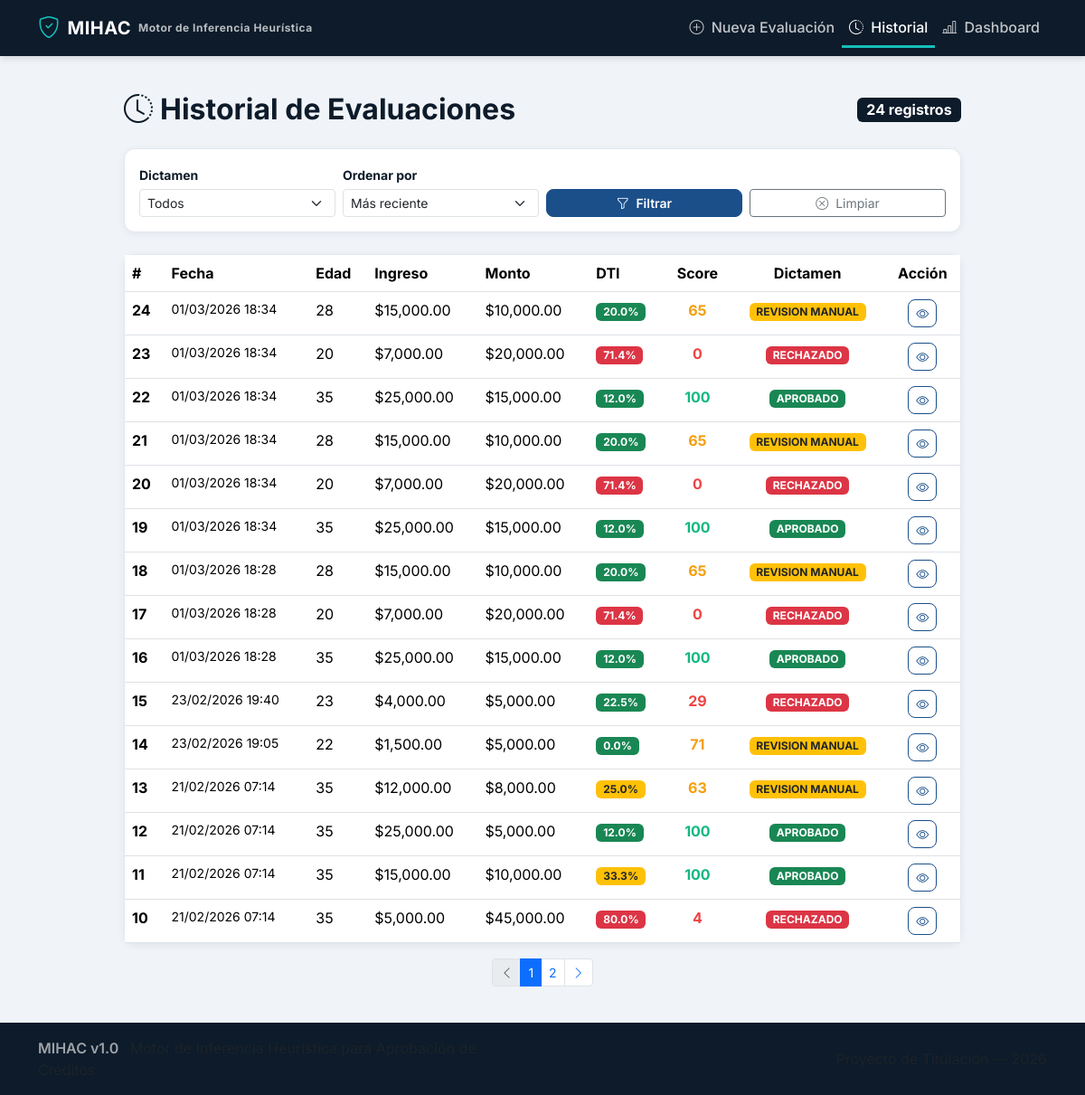
The page /historial on the database its author committed.
### app/models.py (models this page shows, shortened)
class Evaluacion(db.Model):
    __tablename__ = "evaluaciones"
    id = db.Column(db.Integer, primary_key=True)
    timestamp = db.Column(
        db.DateTime, default=datetime.utcnow, nullable=False
    )
    edad = db.Column(db.Integer, nullable=False)
    ingreso_mensual = db.Column(db.Float, nullable=False)
    total_deuda_actual = db.Column(db.Float, nullable=False)
    historial_crediticio = db.Column(
        db.Integer, nullable=False
    )  # 0=Malo, 1=Neutro, 2=Bueno
    antiguedad_laboral = db.Column(db.Integer, nullable=False)
    numero_dependientes = db.Column(db.Integer, nullable=False)
    tipo_vivienda = db.Column(db.String(20), nullable=False)
    proposito_credito = db.Column(db.String(20), nullable=False)
    monto_credito = db.Column(db.Float, nullable=False)
    score_final = db.Column(db.Integer, nullable=False)
    dti_ratio = db.Column(db.Float, nullable=False)
    dti_clasificacion = db.Column(db.String(20), nullable=False)
    dictamen = db.Column(
        db.String(20), nullable=False
    )  # APROBADO, RECHAZADO, REVISION_MANUAL
    umbral_aplicado = db.Column(db.Integer, nullable=False)
    reglas_activadas = db.Column(
        db.Text, nullable=False, default="[]"
    )  # JSON string
    sub_scores = db.Column(
        db.Text, nullable=False, default="{}"
    )  # JSON string
    reporte_explicacion = db.Column(db.Text, nullable=False)
    analista_usuario = db.Column(
        db.String(50), nullable=True
    )
    notas_adicionales = db.Column(db.Text, nullable=True)

### app/routes.py (the view)
@main.route("/historial")
def historial():
    filtro_dictamen = request.args.get("dictamen", "").strip()
    filtro_orden = request.args.get("orden", "reciente").strip()
    pagina = request.args.get("page", 1, type=int)
    query = Evaluacion.query
    if filtro_dictamen in ("APROBADO", "RECHAZADO", "REVISION_MANUAL"):
        query = query.filter(Evaluacion.dictamen == filtro_dictamen)
    orden_map = {
        "reciente": Evaluacion.timestamp.desc(),
        "antiguo": Evaluacion.timestamp.asc(),
        "score_alto": Evaluacion.score_final.desc(),
        "score_bajo": Evaluacion.score_final.asc(),
    }
    orden = orden_map.get(filtro_orden, Evaluacion.timestamp.desc())
    query = query.order_by(orden)
    total = query.count()
    paginas = max(1, (total + PER_PAGE - 1) // PER_PAGE)
    pagina = max(1, min(pagina, paginas))
    evaluaciones = query.offset((pagina - 1) * PER_PAGE).limit(PER_PAGE).all()
    return render_template(
        "historial.html",
        evaluaciones=evaluaciones,
        total=total,
        pagina=pagina,
        paginas=paginas,
        filtro_dictamen=filtro_dictamen,
        filtro_orden=filtro_orden,
    )

### app/utils.py (called while the page is built)
def formato_moneda(valor: float) -> str:
    return f"${valor:,.2f}"

def color_dictamen(dictamen: str) -> str:
    colores = {
        "APROBADO": "#10B981",
        "RECHAZADO": "#EF4444",
        "REVISION_MANUAL": "#F59E0B",
    }
    return colores.get(dictamen, "#64748B")

def clase_badge_dictamen(dictamen: str) -> str:
    clases = {
        "APROBADO": "bg-success",
        "RECHAZADO": "bg-danger",
        "REVISION_MANUAL": "bg-warning text-dark",
    }
    return clases.get(dictamen, "bg-secondary")

### app/templates/historial.html (shortened to what this page needs)
{% extends "base.html" %}
{% block content %}
<div class="row justify-content-center">
    <div class="col-lg-11 col-xl-10">
        <div class="d-flex justify-content-between align-items-center mb-4 flex-wrap gap-2">
            <h2 class="text-mihac-navy fw-bold mb-0">
                <i class="bi bi-clock-history me-2"></i>Historial de Evaluaciones
            </h2>
            <span class="badge bg-mihac-navy fs-6">{{ total }} registro{{ "s" if total != 1 else "" }}</span>
        </div>
        <div class="card mb-4">
            <div class="card-body py-3">
                <form method="GET" action="{{ url_for('main.historial') }}" class="row g-2 align-items-end">
                    <div class="col-md-3">
                        <label class="form-label small fw-bold">Dictamen</label>
                        <select name="dictamen" class="form-select form-select-sm">
                            <option value="">Todos</option>
                        </select>
                    </div>
                    <div class="col-md-3">
                        <label class="form-label small fw-bold">Ordenar por</label>
                        <select name="orden" class="form-select form-select-sm">
                            <option value="reciente" {{ "selected" if filtro_orden == "reciente" }}>Más reciente</option>
                        </select>
                    </div>
                    <div class="col-md-3">
                        <button type="submit" class="btn btn-primary btn-sm w-100">
                            <i class="bi bi-funnel me-1"></i> Filtrar
                        </button>
                    </div>
                    <div class="col-md-3">
                        <a href="{{ url_for('main.historial') }}" class="btn btn-outline-secondary btn-sm w-100">
                            <i class="bi bi-x-circle me-1"></i> Limpiar
                        </a>
                    </div>
                </form>
            </div>
        </div>
        {% if evaluaciones %}
        <div class="card">
            <div class="table-responsive">
                <table class="table table-mihac table-hover mb-0">
                    <thead>
                        <tr>
                            <th>#</th>
                            <th>Fecha</th>
                            <th>Edad</th>
                            <th>Ingreso</th>
                            <th>Monto</th>
                            <th>DTI</th>
                            <th class="text-center">Score</th>
                            <th class="text-center">Dictamen</th>
                            <th class="text-center">Acción</th>
                        </tr>
                    </thead>
                    <tbody>
                        {% for ev in evaluaciones %}
                        <tr>
                            <td class="fw-bold">{{ ev.id }}</td>
                            <td class="small">{{ ev.timestamp.strftime('%d/%m/%Y %H:%M') }}</td>
                            <td>{{ ev.edad }}</td>
                            <td>{{ ev.ingreso_mensual | moneda }}</td>
                            <td>{{ ev.monto_credito | moneda }}</td>
                            <td>
                                <span class="badge {{ 'bg-success' if ev.dti_ratio < 0.25 else ('bg-warning text-dark' if ev.dti_ratio < 0.40 else 'bg-danger') }}">
                                    {{ "%.1f"|format(ev.dti_ratio * 100) }}%
                                </span>
                            </td>
                            <td class="text-center">
                                <span class="fw-bold" style="color: {{ ev.dictamen | color_dictamen }};">
                                    {{ ev.score_final }}
                                </span>
                            </td>
                            <td class="text-center">
                                <span class="badge {{ ev.dictamen | clase_badge }}">
                                    {{ ev.dictamen | replace("_", " ") }}
                                </span>
                            </td>
                            <td class="text-center">
                                <a href="{{ url_for('main.resultado', eval_id=ev.id) }}"
                                   class="btn btn-sm btn-outline-primary"
                                   title="Ver detalle">
                                    <i class="bi bi-eye"></i>
                                </a>
                            </td>
                        </tr>
                        {% endfor %}
                    </tbody>
                </table>
            </div>
        </div>
        {% if paginas > 1 %}
        <nav class="mt-3">
            <ul class="pagination pagination-sm justify-content-center">
                <li class="page-item {{ 'disabled' if pagina == 1 }}">
                    <a class="page-link" href="{{ url_for('main.historial', page=pagina-1, dictamen=filtro_dictamen, orden=filtro_orden) }}">
                        <i class="bi bi-chevron-left"></i>
                    </a>
                </li>
                {% for p in range(1, paginas + 1) %}
                    {% if p == pagina %}
                    <li class="page-item active"><span class="page-link">{{ p }}</span></li>
                    {% elif p <= 3 or p > paginas - 2 or (p >= pagina - 1 and p <= pagina + 1) %}
                    <li class="page-item">
                        <a class="page-link" href="{{ url_for('main.historial', page=p, dictamen=filtro_dictamen, orden=filtro_orden) }}">{{ p }}</a>
                    </li>
                    {% elif p == 4 or p == paginas - 2 %}
                    <li class="page-item disabled"><span class="page-link">…</span></li>
                    {% endif %}
                {% endfor %}
                <li class="page-item {{ 'disabled' if pagina == paginas }}">
                    <a class="page-link" href="{{ url_for('main.historial', page=pagina+1, dictamen=filtro_dictamen, orden=filtro_orden) }}">
                        <i class="bi bi-chevron-right"></i>
                    </a>
                </li>
            </ul>
        </nav>
        {% endif %}
        {% endif %}
    </div>
</div>
{% endblock %}

### app/static/css/style.css (style rules this page uses)
:root { --mihac-navy: #0D1B2A; --mihac-azul: #1B4F8A; --mihac-teal: #0E7C7B; --mihac-teal-claro: #17BEBB; --mihac-off-white: #F0F4F8; --mihac-gris-claro: #E2E8F0; --mihac-gris-medio: #64748B; --mihac-rojo: #EF4444; --mihac-ambar: #F59E0B; --mihac-verde: #10B981; }
body { font-family: 'Inter', sans-serif; background-color: var(--mihac-off-white); color: #1e293b; min-height: 100vh; display: flex; flex-direction: column; }
.card { border: 1px solid var(--mihac-gris-claro); border-radius: 12px; box-shadow: 0 2px 8px rgba(0, 0, 0, 0.06); transition: box-shadow 0.2s ease; }
.btn-primary { background-color: var(--mihac-azul) !important; border-color: var(--mihac-azul) !important; font-weight: 600; border-radius: 8px; transition: background-color 0.2s ease, border-color 0.2s ease; }
.btn-outline-primary { color: var(--mihac-azul) !important; border-color: var(--mihac-azul) !important; font-weight: 600; border-radius: 8px; }
.form-label { font-weight: 500; color: var(--mihac-navy); margin-bottom: 0.3rem; }
.table-mihac thead { background-color: var(--mihac-navy); color: #ffffff; }
.text-mihac-navy { color: var(--mihac-navy); }
.bg-mihac-navy { background-color: var(--mihac-navy); }

### rows shown on the page
Evaluacion: id "24", timestamp "01/03/2026 18:34", edad "28", ingreso_mensual|moneda "$15,000.00", monto_credito|moneda "$10,000.00", ev.dti_ratio*100 "20.0", score_final "65", dictamen "REVISION MANUAL"
Evaluacion: id "23", timestamp "01/03/2026 18:34", edad "20", ingreso_mensual|moneda "$7,000.00", monto_credito|moneda "$20,000.00", ev.dti_ratio*100 "71.4", score_final "0", dictamen "RECHAZADO"
Evaluacion: id "22", timestamp "01/03/2026 18:34", edad "35", ingreso_mensual|moneda "$25,000.00", monto_credito|moneda "$15,000.00", ev.dti_ratio*100 "12.0", score_final "100", dictamen "APROBADO"
Evaluacion: id "21", timestamp "01/03/2026 18:34", edad "28", ingreso_mensual|moneda "$15,000.00", monto_credito|moneda "$10,000.00", ev.dti_ratio*100 "20.0", score_final "65", dictamen "REVISION MANUAL"
Evaluacion: id "20", timestamp "01/03/2026 18:34", edad "20", ingreso_mensual|moneda "$7,000.00", monto_credito|moneda "$20,000.00", ev.dti_ratio*100 "71.4", score_final "0", dictamen "RECHAZADO"
Evaluacion: id "19", timestamp "01/03/2026 18:34", edad "35", ingreso_mensual|moneda "$25,000.00", monto_credito|moneda "$15,000.00", ev.dti_ratio*100 "12.0", score_final "100", dictamen "APROBADO"
Evaluacion: id "18", timestamp "01/03/2026 18:28", edad "28", ingreso_mensual|moneda "$15,000.00", monto_credito|moneda "$10,000.00", ev.dti_ratio*100 "20.0", score_final "65", dictamen "REVISION MANUAL"
Evaluacion: id "17", timestamp "01/03/2026 18:28", edad "20", ingreso_mensual|moneda "$7,000.00", monto_credito|moneda "$20,000.00", ev.dti_ratio*100 "71.4", score_final "0", dictamen "RECHAZADO"
Evaluacion: id "16", timestamp "01/03/2026 18:28", edad "35", ingreso_mensual|moneda "$25,000.00", monto_credito|moneda "$15,000.00", ev.dti_ratio*100 "12.0", score_final "100", dictamen "APROBADO"
Evaluacion: id "15", timestamp "23/02/2026 19:40", edad "23", ingreso_mensual|moneda "$4,000.00", monto_credito|moneda "$5,000.00", ev.dti_ratio*100 "22.5", score_final "29", dictamen "RECHAZADO"
Evaluacion: id "14", timestamp "23/02/2026 19:05", edad "22", ingreso_mensual|moneda "$1,500.00", monto_credito|moneda "$5,000.00", ev.dti_ratio*100 "0.0", score_final "71", dictamen "REVISION MANUAL"
Evaluacion: id "13", timestamp "21/02/2026 07:14", edad "35", ingreso_mensual|moneda "$12,000.00", monto_credito|moneda "$8,000.00", ev.dti_ratio*100 "25.0", score_final "63", dictamen "REVISION MANUAL"
Evaluacion: id "12", timestamp "21/02/2026 07:14", edad "35", ingreso_mensual|moneda "$25,000.00", monto_credito|moneda "$5,000.00", ev.dti_ratio*100 "12.0", score_final "100", dictamen "APROBADO"
Evaluacion: id "11", timestamp "21/02/2026 07:14", edad "35", ingreso_mensual|moneda "$15,000.00", monto_credito|moneda "$10,000.00", ev.dti_ratio*100 "33.3", score_final "100", dictamen "APROBADO"
Evaluacion: id "10", timestamp "21/02/2026 07:14", edad "35", ingreso_mensual|moneda "$5,000.00", monto_credito|moneda "$45,000.00", ev.dti_ratio*100 "80.0", score_final "4", dictamen "RECHAZADO"

### other values the page prints
{{ total }} "24"
{{ "s" if total != 1 else "" }} "s"
{{ p }} "1"
{{ p }} "2"
